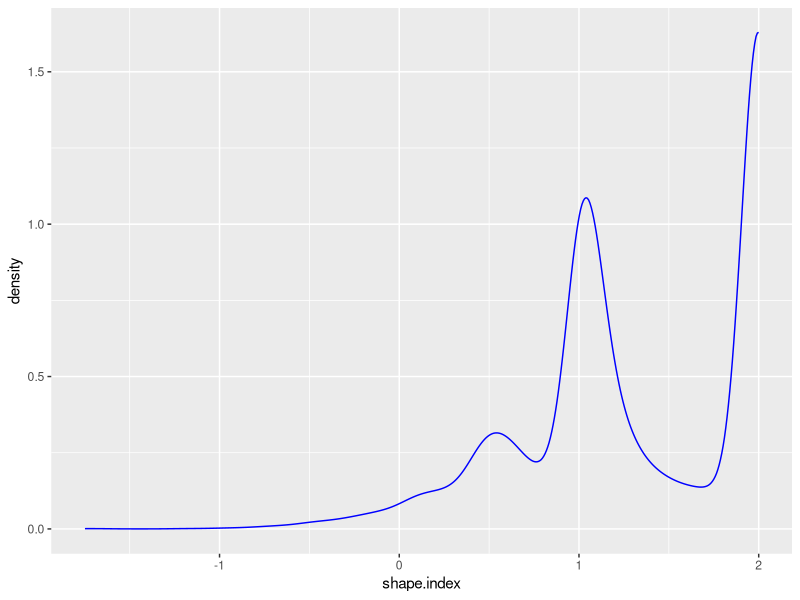
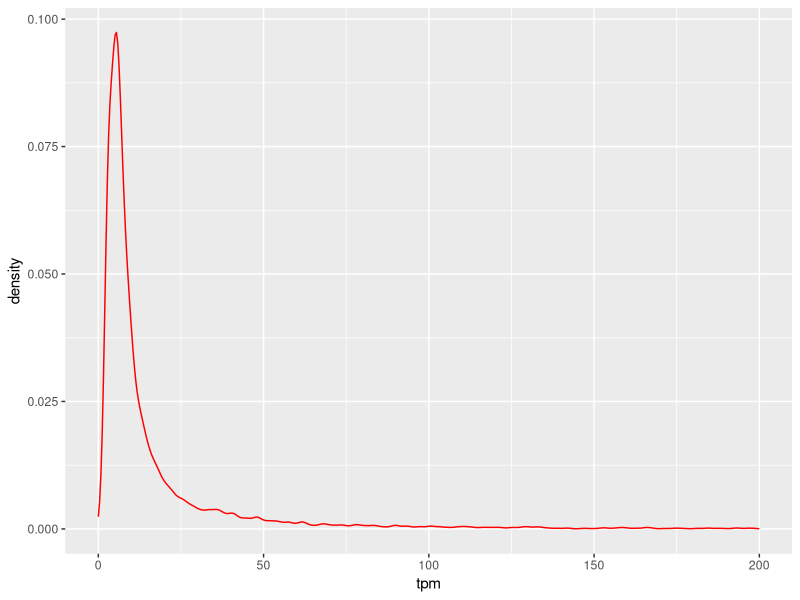
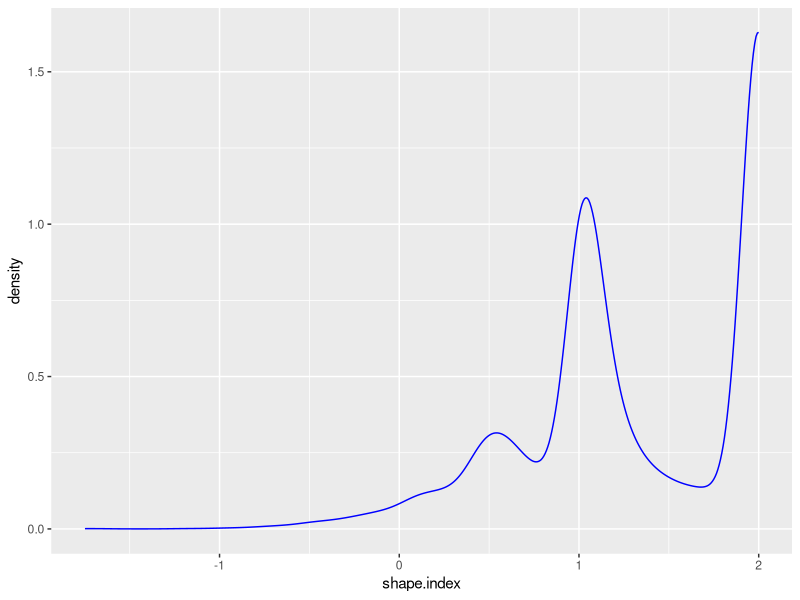
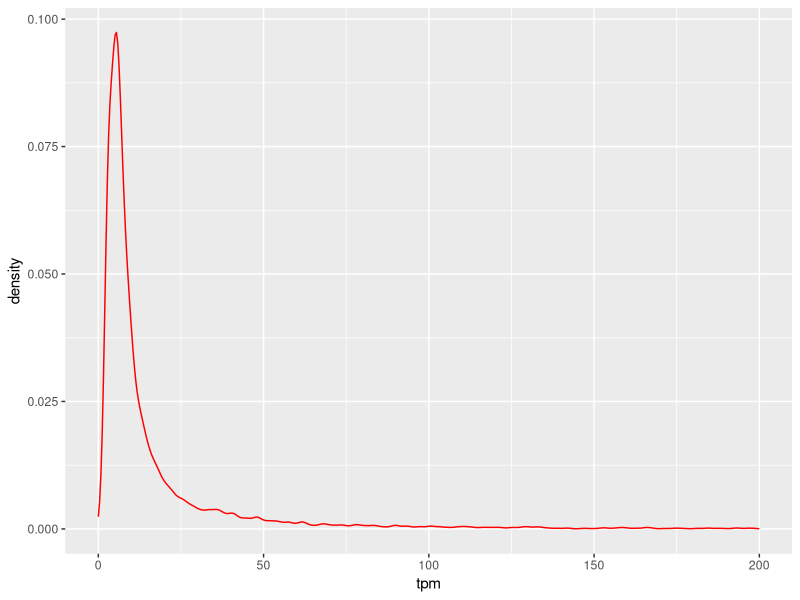

Recreate these plots in R, in order.
library(ggplot2)
setwd("/scratch/rtraborn/Dm_Promoter_PopGen/data/Dm_promoter")
tsr.table <- read.table("hoskins_tsr_table_SI.txt", header=TRUE, sep="\t")
peaked.t <- tsr.table[tsr.table$shape.index == 2,]
broad.t <- tsr.table[tsr.table$shape.index <= 0.4705696,]
unclass.ind <- which(tsr.table$shape.index > 0.4705696 & tsr.table$shape.index < 2,)
unclass.t <- tsr.table[unclass.ind,]

p <- ggplot(tsr.table, aes(shape.index))
p + geom_density(stat="density",colour="blue")
ggsave(file="overall_SI_density.png")

q <- ggplot(tsr.table, aes(tpm))
q + geom_density(stat="density", colour="red") + scale_x_continuous(limits=c(0,200))
ggsave(file="overall_expression_density.png")

